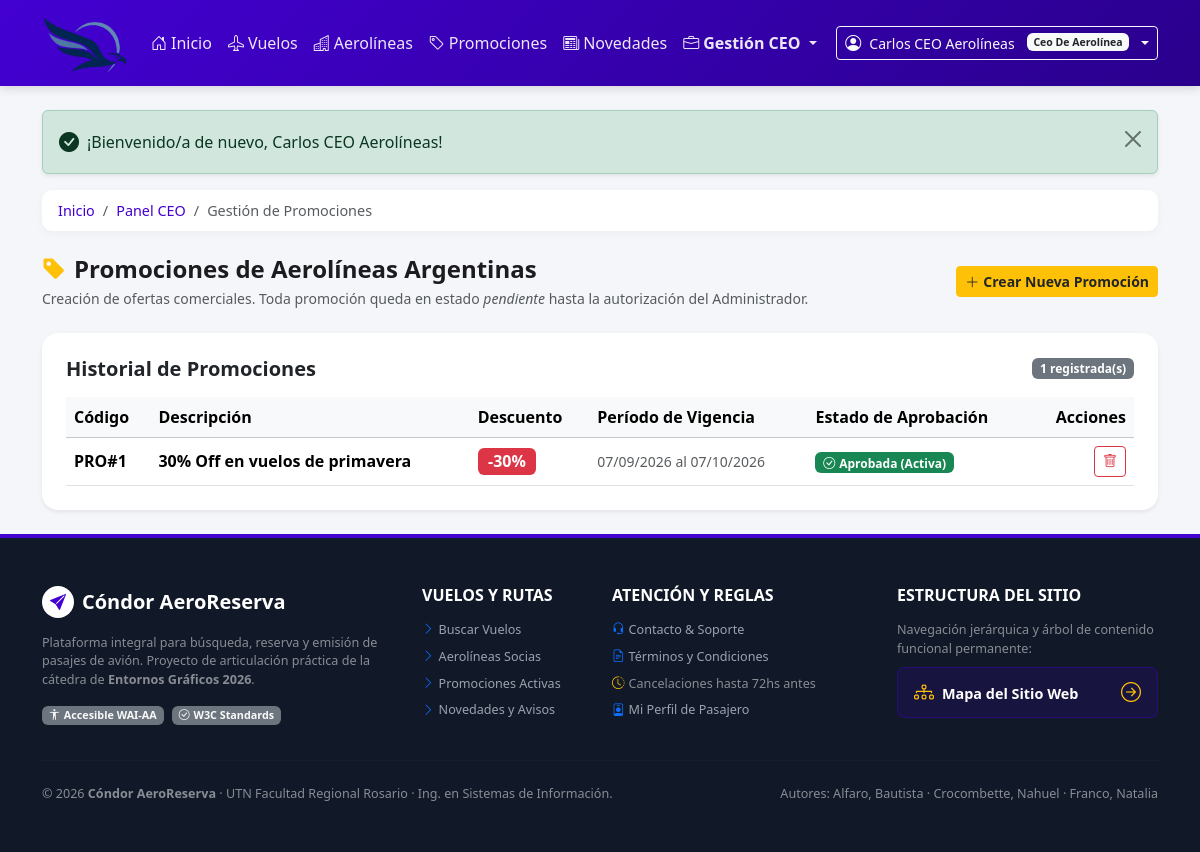
The page /index.php?pagina=ceo_promociones (signed in) on the database its author committed.
### tables this page shows
CREATE TABLE IF NOT EXISTS aerolineas (
    codAerolinea INT AUTO_INCREMENT PRIMARY KEY,
    nombreAerolinea VARCHAR(100) NOT NULL,
    codigoIATA VARCHAR(3) NOT NULL UNIQUE,
    descripcionAerolinea VARCHAR(200) DEFAULT NULL,
    codPais VARCHAR(3) NOT NULL,
    codUsuarioCeo INT DEFAULT NULL,
    CONSTRAINT fk_aerolinea_ceo FOREIGN KEY (codUsuarioCeo) REFERENCES usuarios(codUsuario) ON DELETE SET NULL
);

CREATE TABLE IF NOT EXISTS promociones (
    codPromocion INT AUTO_INCREMENT PRIMARY KEY,
    descripcionPromocion VARCHAR(200) NOT NULL,
    descuentoPromocion DECIMAL(5,2) NOT NULL,  
    codAerolinea INT NOT NULL,
    estadoPromocion ENUM('pendiente', 'aprobada', 'denegada') NOT NULL DEFAULT 'pendiente',
    fechaInicio DATE DEFAULT NULL,
    fechaFin DATE DEFAULT NULL,
    CONSTRAINT fk_promocion_aerolinea FOREIGN KEY (codAerolinea) REFERENCES aerolineas(codAerolinea) ON DELETE CASCADE
);

### public/index.php (called while the page is built, shortened)
<?php
require_once __DIR__ . '/../app/helpers/datos.php';
$pagina = $_GET['pagina'] ?? 'inicio';
$vistasDisponibles = [
    'inicio'             => __DIR__ . '/../app/views/inicio.php',
    'vuelos'             => __DIR__ . '/../app/views/vuelos.php',
    'vuelo_detalle'      => __DIR__ . '/../app/views/vuelo_detalle.php',
    'reservar'           => __DIR__ . '/../app/views/reservar.php',
    'reservas'           => __DIR__ . '/../app/views/reservas.php',
    'reserva_detalle'    => __DIR__ . '/../app/views/reserva_detalle.php',
    'historial'          => __DIR__ . '/../app/views/historial.php',
    'aerolineas'         => __DIR__ . '/../app/views/aerolineas.php',
    'aerolinea_detalle'  => __DIR__ . '/../app/views/aerolinea_detalle.php',
    'promociones'        => __DIR__ . '/../app/views/promociones.php',
    'novedades'          => __DIR__ . '/../app/views/novedades.php',
    'mapa_sitio'         => __DIR__ . '/../app/views/mapa_sitio.php',
    'mapa'               => __DIR__ . '/../app/views/mapa_sitio.php',
    '404'                => __DIR__ . '/../app/views/404.php',
    'contacto'           => __DIR__ . '/../app/views/contacto.php',
    'terminos'           => __DIR__ . '/../app/views/terminos.php',
    'login'              => __DIR__ . '/../app/views/login.php',
    'registro'           => __DIR__ . '/../app/views/registro.php',
    'recuperar_clave'    => __DIR__ . '/../app/views/recuperar_clave.php',
    'perfil'             => __DIR__ . '/../app/views/perfil.php',
    'ceo_panel'          => __DIR__ . '/../app/views/ceo/panel.php',
    'ceo_vuelos'         => __DIR__ . '/../app/views/ceo/vuelos.php',
    'ceo_promociones'    => __DIR__ . '/../app/views/ceo/promociones.php',
    'ceo_reportes'       => __DIR__ . '/../app/views/ceo/reportes.php',
    'admin_panel'        => __DIR__ . '/../app/views/admin/panel.php',
    'admin_aerolineas'   => __DIR__ . '/../app/views/admin/aerolineas.php',
    'admin_promociones'  => __DIR__ . '/../app/views/admin/promociones.php',
    'admin_novedades'    => __DIR__ . '/../app/views/admin/novedades.php',
    'admin_usuarios'     => __DIR__ . '/../app/views/admin/usuarios.php',
    'admin_reportes'     => __DIR__ . '/../app/views/admin/reportes.php',
];
if (!array_key_exists($pagina, $vistasDisponibles)) {
    http_response_code(404);
    $vistaArchivo = $vistasDisponibles['404'];
} else {
    $vistaArchivo = $vistasDisponibles[$pagina];
}
require __DIR__ . '/../app/views/layouts/header.php';
require $vistaArchivo;
require __DIR__ . '/../app/views/layouts/footer.php';

### app/helpers/datos.php (called while the page is built, shortened)
<?php
function obtenerAerolineaDeCeo(int $codUsuarioCeo): ?array
{
    try {
        $db = Database::getConnection();
        $stmt = $db->prepare("SELECT * FROM aerolineas WHERE codUsuarioCeo = ? LIMIT 1");
        $stmt->execute([$codUsuarioCeo]);
        $res = $stmt->fetch();
        return $res ?: null;
    } catch (Throwable $e) {
        error_log("Error al obtener aerolínea de CEO: " . $e->getMessage());
        return null;
    }
}
function obtenerPromocionesPorCeo(int $codUsuarioCeo): array
{
    try {
        $aero = obtenerAerolineaDeCeo($codUsuarioCeo);
        $db = Database::getConnection();
        $stmt = $db->prepare("SELECT p.*, a.nombreAerolinea
                              FROM promociones p
                              INNER JOIN aerolineas a ON p.codAerolinea = a.codAerolinea
                              WHERE p.codAerolinea = ?
                              ORDER BY p.codPromocion DESC");
        $stmt->execute([$aero['codAerolinea']]);
        return $stmt->fetchAll();
    } catch (Throwable $e) {
        error_log("Error al obtener promociones de CEO: " . $e->getMessage());
        return [];
    }
}
function obtenerMetricasCeo(int $codUsuarioCeo): array
{
    $aero = obtenerAerolineaDeCeo($codUsuarioCeo);
    try {
        $db = Database::getConnection();
        $aId = $aero['codAerolinea'];
        $totalVuelos = (int) $db->query("SELECT COUNT(*) FROM vuelos WHERE codAerolinea = $aId")->fetchColumn();
        $stmt = $db->prepare("SELECT COUNT(*) AS totalVentas, COALESCE(SUM(r.precioFinal), 0) AS totalMonto
                              FROM reservas r
                              INNER JOIN vuelos v ON r.codVuelo = v.codVuelo
                              WHERE v.codAerolinea = ? AND r.estadoReserva = 'confirmada'");
        $stmt->execute([$aId]);
        $ventas = $stmt->fetch();
        $stmt = $db->prepare("SELECT COUNT(*) FROM reservas r
                              INNER JOIN vuelos v ON r.codVuelo = v.codVuelo
                              WHERE v.codAerolinea = ? AND r.estadoReserva != 'cancelada'");
        $stmt->execute([$aId]);
        $ocupados = (int) $stmt->fetchColumn();
        return [
            'aerolinea' => $aero,
            'totalVuelos' => $totalVuelos,
            'ventasConfirmadas' => (int) ($ventas['totalVentas'] ?? 0),
            'recaudacion' => (float) ($ventas['totalMonto'] ?? 0),
            'asientosOcupados' => $ocupados,
        ];
    } catch (Throwable $e) {
        error_log("Error al calcular métricas CEO: " . $e->getMessage());
        return ['aerolinea' => $aero, 'totalVuelos' => 0, 'ventasConfirmadas' => 0, 'recaudacion' => 0.0, 'asientosOcupados' => 0];
    }
}

### app/views/ceo/promociones.php (the view, shortened to what this page needs)
<?php
require_once __DIR__ . '/../../helpers/datos.php';
$usuario = obtenerUsuario();
$metricas = obtenerMetricasCeo((int)$usuario['id']);
$aerolinea = $metricas['aerolinea'];
$promociones = obtenerPromocionesPorCeo((int)$usuario['id']);
?>
<nav class="breadcrumb-condor" aria-label="Ruta de navegación">
    <ol class="breadcrumb mb-0">
        <li class="breadcrumb-item"><a href="index.php">Inicio</a></li>
        <li class="breadcrumb-item"><a href="index.php?pagina=ceo_panel">Panel CEO</a></li>
        <li class="breadcrumb-item active" aria-current="page">Gestión de Promociones</li>
    </ol>
</nav>
<div class="d-flex flex-column flex-md-row justify-content-between align-items-md-center gap-2 mb-4">
    <div>
        <h1 class="h4 fw-bold mb-1">
            <i class="bi bi-tag-fill text-warning me-2"></i>Promociones de <?= htmlspecialchars($aerolinea['nombreAerolinea'] ?? 'Mi Aerolínea') ?>
        </h1>
        <p class="text-muted small mb-0">Creación de ofertas comerciales. Toda promoción queda en estado <em>pendiente</em> hasta la autorización del Administrador.</p>
    </div>
    <button class="btn btn-warning btn-sm text-dark fw-semibold" type="button" data-bs-toggle="collapse" data-bs-target="#formPromoCollapse">
        <i class="bi bi-plus-lg me-1"></i>Crear Nueva Promoción
    </button>
</div>
<div class="card shadow-sm border-0 rounded-4 p-4 bg-white">
    <div class="d-flex justify-content-between align-items-center mb-3">
        <h2 class="h5 fw-bold mb-0">Historial de Promociones</h2>
        <span class="badge bg-secondary"><?= count($promociones) ?> registrada(s)</span>
    </div>
    <?php if (!empty($promociones)): ?>
        <div class="table-responsive">
            <table class="table table-hover align-middle mb-0">
                <thead class="table-light">
                    <tr>
                        <th scope="col">Código</th>
                        <th scope="col">Descripción</th>
                        <th scope="col">Descuento</th>
                        <th scope="col">Período de Vigencia</th>
                        <th scope="col">Estado de Aprobación</th>
                        <th scope="col" class="text-end">Acciones</th>
                    </tr>
                </thead>
                <tbody>
                    <?php foreach ($promociones as $pr): ?>
                        <tr>
                            <td><strong>PRO#<?= $pr['codPromocion'] ?></strong></td>
                            <td class="fw-semibold"><?= htmlspecialchars($pr['descripcionPromocion']) ?></td>
                            <td><span class="badge bg-danger fs-6">-<?= (int)$pr['descuentoPromocion'] ?>%</span></td>
                            <td class="small text-muted">
                                <?= date('d/m/Y', strtotime($pr['fechaInicio'] ?? date('Y-m-d'))) ?> al <?= date('d/m/Y', strtotime($pr['fechaFin'] ?? '+30 days')) ?>
                            </td>
                            <td>
                                <?php if ($pr['estadoPromocion'] === 'aprobada'): ?>
                                    <span class="badge bg-success"><i class="bi bi-check-circle me-1"></i>Aprobada (Activa)</span>
                                <?php elseif ($pr['estadoPromocion'] === 'denegada'): ?>
                                    <span class="badge bg-danger"><i class="bi bi-x-circle me-1"></i>Denegada</span>
                                <?php else: ?>
                                    <span class="badge bg-warning text-dark"><i class="bi bi-clock me-1"></i>Pendiente de Admin</span>
                                <?php endif; ?>
                            </td>
                            <td class="text-end">
                                <form method="post" action="index.php" class="d-inline" onsubmit="return confirm('¿Seguro que deseás eliminar esta promoción?');">
                                    <button type="submit" class="btn btn-sm btn-outline-danger" title="Eliminar">
                                        <i class="bi bi-trash"></i>
                                    </button>
                                </form>
                            </td>
                        </tr>
                    <?php endforeach; ?>
                </tbody>
            </table>
        </div>
    <?php else: ?>
        <p class="text-muted small mb-0 py-3 text-center">No registrás promociones creadas para tu aerolínea todavía.</p>
    <?php endif; ?>
</div>

### public/assets/css/estilos.css (style rules this page uses)
:root { --color-primario: #4300d2; --color-primario-oscuro: #2a008c; --color-acento: #fa503f; --color-acento-hover: #e03827; --color-fondo: #f4f6fa; --color-texto: #1c1c1e; --color-texto-muted: #6c757d; --borde-suave: #e2e8f0; --sombra-card: 0 4px 18px rgba(0, 0, 0, 0.06); --sombra-hover: 0 8px 26px rgba(67, 0, 210, 0.12); }
body { background-color: var(--color-fondo); color: var(--color-texto); font-family: system-ui, "Segoe UI", Roboto, "Helvetica Neue", Arial, sans-serif; min-height: 100vh; display: flex; flex-direction: column; }
.breadcrumb-condor { background: #fff; padding: 0.6rem 1rem; border-radius: 10px; box-shadow: 0 2px 8px rgba(0,0,0,0.04); font-size: 0.9rem; margin-bottom: 1.5rem; }
.breadcrumb-condor a { color: var(--color-primario); text-decoration: none; font-weight: 500; }

### rows shown on the page
aerolineas: nombreAerolinea "Aerolíneas Argentinas", codAerolinea "1"
promociones: codPromocion "1", descripcionPromocion "30% Off en vuelos de primavera", descuentoPromocion "30", fechaFin "07/10/2026", estadoPromocion "aprobada" (drawn)

### other values the page prints
$usuario['nombre'] "Carlos CEO Aerolíneas"
$usuario['rol'] "Ceo De Aerolínea"
$_SESSION['mensaje'] "¡Bienvenido/a de nuevo, Carlos CEO Aerolíneas!"
